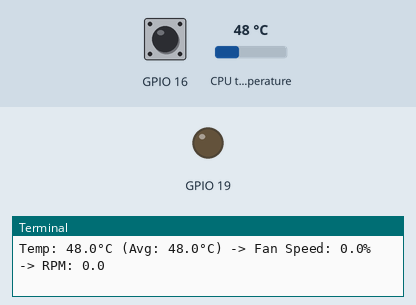
The program below on a simulated Raspberry Pi (BCM pin numbers). Shown: output pins drawn as LEDs (lit = HIGH), the last lines printed to the terminal. The inputs (shaded band) are chosen by the test bench; at power-on: CPU temperature 48 °C, GPIO 16 HIGH. Threads take turns every 2 ms.

Above: at 1.2 s.
1.3 s: CPU temperature set to 54 °C
7.3 s: CPU temperature set to 57 °C
At 15.8 s:
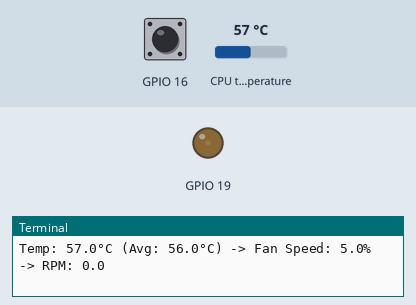
16.5 s: CPU temperature set to 71 °C
At 21.3 s:
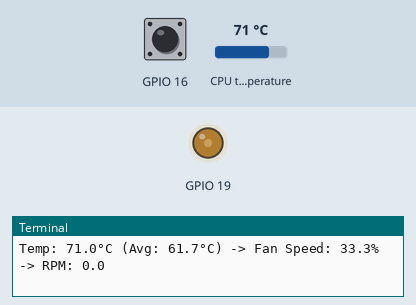
At 25.7 s:
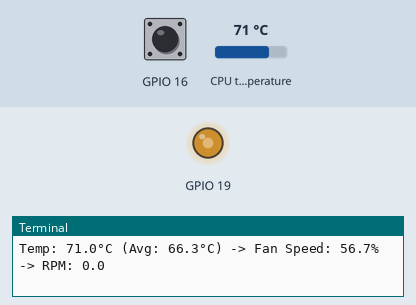
Timing chart, 0 to 31.6 s (numbered marks = the images above; inputs shaded):
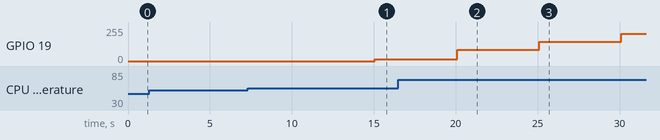

Measured:
- after the input at 7.3 s, GPIO 19: 0/255 → 13/255 after 7.8 s
- after the input at 16.5 s, GPIO 19: 13/255 → 85/255 after 3.6 s, → 144/255 5.0 s later, → 204/255 5.0 s later

The program:

cooler.py
```python
import os
import time
import threading
from collections import deque

try:
    import RPi.GPIO as GPIO
except ModuleNotFoundError:
    print("Using noop GPIO")
    from mstumb.honey_dispenser.gpio.noop import GPIO

FAN_PWM_PIN = 19  # PWM control pin
FAN_TACH_PIN = 16  # Tachometer pin (for RPM measurement)
TEMP_MIN = 55  # Temperature to start fan (°C)
TEMP_MAX = 75  # Temperature for full speed (°C)
TEMP_HISTORY_SIZE = 3  # Number of temperature readings to average


class CoolerController(threading.Thread):
    def __init__(self, pwm_pin=FAN_PWM_PIN, tach_pin=FAN_TACH_PIN, pwm_freq=10000, interval=5):
        """Initialize fan controller with PWM and RPM monitoring"""
        super().__init__()  # Initialize the Thread base class
        self.pwm_pin = pwm_pin
        self.tach_pin = tach_pin
        self.pwm_freq = pwm_freq
        self.interval = interval
        self.pulse_count = 0
        self.running = False
        self.temp_history = deque(maxlen=TEMP_HISTORY_SIZE)  # Store last 3 temperature readings

        GPIO.setmode(GPIO.BCM)
        GPIO.setup(self.pwm_pin, GPIO.OUT)
        GPIO.setup(self.tach_pin, GPIO.IN, pull_up_down=GPIO.PUD_UP)

        # Set up PWM
        self.fan = GPIO.PWM(self.pwm_pin, self.pwm_freq)
        self.fan.start(0)  # Start fan off

        # Set up tachometer interrupt
        GPIO.add_event_detect(self.tach_pin, GPIO.FALLING, callback=self.count_pulse)

    def count_pulse(self, channel):
        """Counts pulses from the fan's tachometer output"""
        self.pulse_count += 1


    def get_cpu_temp(self):
        """Reads the CPU temperature"""
        temp = os.popen("vcgencmd measure_temp").readline()
        return float(temp.replace("temp=", "").replace("'C\n", ""))

    def calculate_fan_speed(self, temp):
        """Maps temperature to PWM duty cycle (0-100%)"""
        if temp < TEMP_MIN:
            return 0
        elif temp > TEMP_MAX:
            return 100
        else:
            return (temp - TEMP_MIN) / (TEMP_MAX - TEMP_MIN) * 100

    def get_rpm(self):
        """Calculates RPM from tachometer pulse count"""
        pulses = self.pulse_count
        self.pulse_count = 0  # Reset counter after reading
        rpm = (pulses / 2) * 60  # Each revolution = 2 pulses
        return rpm

    def update_fan_speed(self):
        """Updates the fan speed based on the average of the last three temperature readings"""
        temp = self.get_cpu_temp()
        self.temp_history.append(temp)  # Store new temperature reading

        if len(self.temp_history) < TEMP_HISTORY_SIZE:
            avg_temp = temp  # Not enough readings yet, use the current temp
        else:
            avg_temp = sum(self.temp_history) / len(self.temp_history)

        speed = self.calculate_fan_speed(avg_temp)
        self.fan.ChangeDutyCycle(speed)
        rpm = self.get_rpm()
        print(f"Temp: {temp}°C (Avg: {avg_temp:.1f}°C) -> Fan Speed: {speed:.1f}% -> RPM: {rpm:.1f}")

    def run(self):
        """Main loop to monitor temperature and adjust fan speed"""
        self.running = True
        try:
            while self.running:
                self.update_fan_speed()
                time.sleep(self.interval)
        except KeyboardInterrupt:
            self.cleanup()

    def stop(self):
        """Stops the fan control loop"""
        self.running = False

    def cleanup(self):
        """Stops the fan and cleans up GPIO"""
        self.fan.ChangeDutyCycle(0)
        self.fan.stop()
        # GPIO.cleanup()
        print("Fan control stopped. GPIO cleaned up.")


# Example usage
if __name__ == "__main__":
    fan_controller = CoolerController(interval=5)
    fan_controller.start()  # Start the thread

    # Main thread can continue doing other work
    try:
        while True:
            time.sleep(1)
    except KeyboardInterrupt:
        fan_controller.cleanup()  # Clean up GPIO
```
